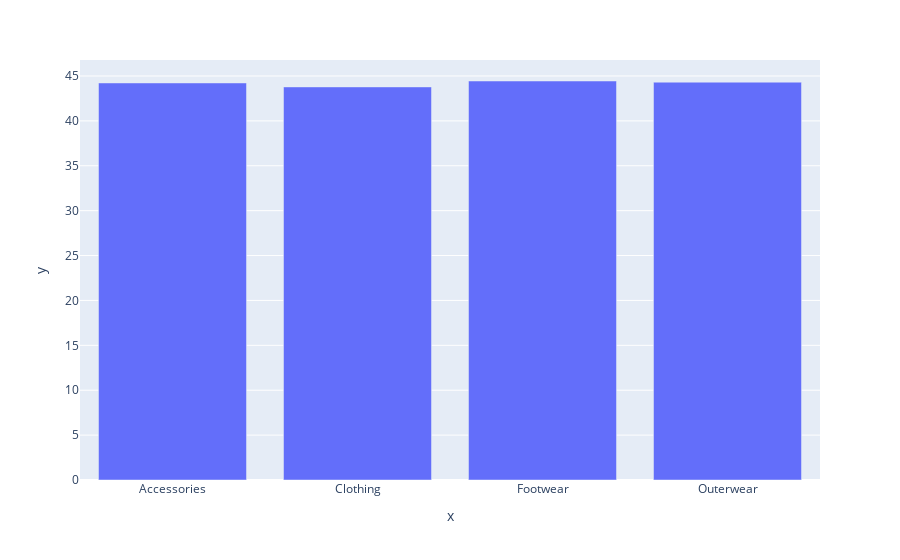

The notebook cell saved with this chart:
### Markdown cell above
## 18. Is there a relationship between customer age and the category of products they purchase?

### Code cell
cc = df.groupby('category')['age'].mean()
fig = px.bar(x= cc.index , y= cc.values)
fig.show()

### Figure 1 — Plotly figure (JSON) as saved in the notebook; plotly's stock layout.template omitted (floating-point values rounded to 4 significant figures)
{"data": [{"alignmentgroup": "True", "hovertemplate": "x=%{x}<br>y=%{y}<extra></extra>", "legendgroup": "", "marker": {"color": "#636efa", "pattern": {"shape": ""}}, "name": "", "offsetgroup": "", "orientation": "v", "showlegend": false, "textposition": "auto", "type": "bar", "x": ["Accessories", "Clothing", "Footwear", "Outerwear"], "xaxis": "x", "y": [44.22, 43.78, 44.44, 44.31], "yaxis": "y"}], "layout": {"autosize": true, "barmode": "relative", "legend": {"tracegroupgap": 0}, "margin": {"t": 60}, "xaxis": {"anchor": "y", "autorange": true, "domain": [0, 1], "range": [-0.5, 3.5], "title": {"text": "x"}, "type": "category"}, "yaxis": {"anchor": "x", "autorange": true, "domain": [0, 1], "range": [0, 46.78], "title": {"text": "y"}, "type": "linear"}}}
